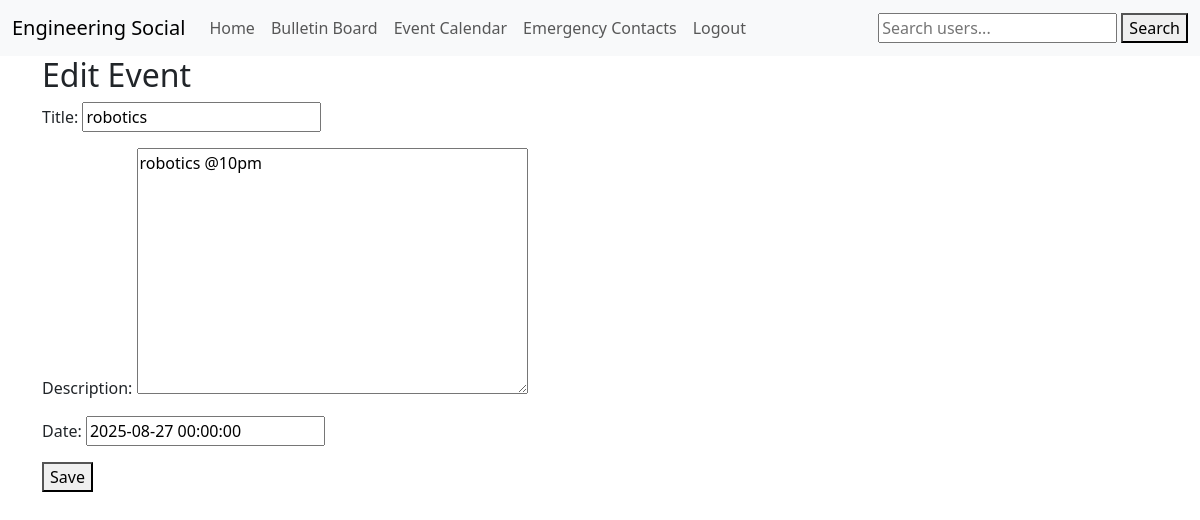
The app's page /bulletin/edit/5/ (signed in) with its own data.
### EngineeringSocialApp/models.py (models this page shows, shortened)
class Event(models.Model):
    title = models.CharField(max_length=200)
    description = models.TextField(blank=True)
    date = models.DateTimeField()
    created_by = models.ForeignKey(User, on_delete=models.CASCADE)

### EngineeringSocialApp/views.py (the view)
# urls.py: path('bulletin/edit/<int:pk>/', views.edit_event, name='edit_event'),
@login_required
def edit_event(request, pk):
    event = get_object_or_404(Event, pk=pk, created_by=request.user)
    if request.method == 'POST':
        form = EventForm(request.POST, instance=event)
        if form.is_valid():
            form.save()
            return redirect('bulletin_board')
    else:
        form = EventForm(instance=event)
    return render(request, 'edit_event.html', {'form': form})

### EngineeringSocialApp/forms.py
class EventForm(forms.ModelForm):
    class Meta:
        model = Event
        fields = ['title', 'description', 'date']

### EngineeringSocialApp/templates/edit_event.html (shortened to what this page needs)
{% extends 'base.html' %}
{% block content %}
<h2>{% if form.instance.pk %}Edit{% else %}Add{% endif %} Event</h2>
<form method="post">
  {{ form.as_p }}
  <button type="submit">Save</button>
</form>
{% endblock %}

### records on screen
Event: title "robotics", description "robotics @10pm", date "2025-08-27 00:00:00"
